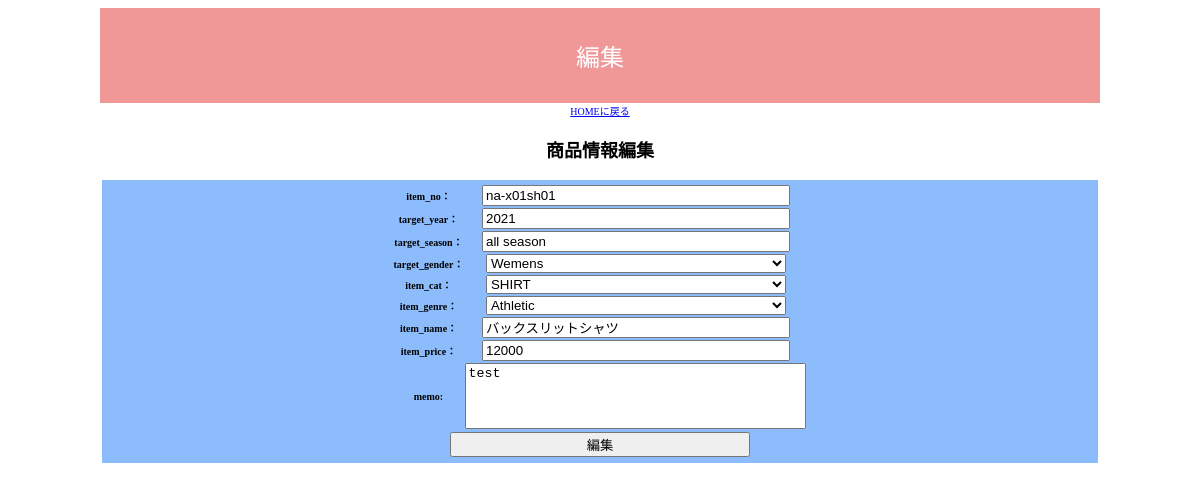
The app's page /prd_plan_modify.php?id=4 with its own data.
### tables this page shows
CREATE TABLE `product` (
  `id` int(11) NOT NULL,
  `item_no` varchar(64) NOT NULL,
  `year` varchar(32) NOT NULL,
  `season` varchar(32) NOT NULL,
  `genre` varchar(32) NOT NULL,
  `gender` varchar(64) NOT NULL,
  `category` varchar(64) NOT NULL,
  `item_name` varchar(128) NOT NULL,
  `item_price` int(11) NOT NULL,
  `memo` text NOT NULL,
  `created_date` datetime NOT NULL,
  `update_data` datetime NOT NULL
);

### prd_plan_modify.php (the view, shortened to what this page needs)
<?php
$pdo = db_conn();
$id = $_GET['id'];
$stmt = $pdo->prepare("SELECT * FROM product WHERE id=:id;");
$stmt->bindValue(':id',$id,PDO::PARAM_INT);
$status = $stmt->execute();
if ($status == false) {
    sql_error($status);
} else {
    $result = $stmt->fetch();
}
?>
<!DOCTYPE html>
<html lang="ja">
<head>
    <link rel="stylesheet" href="./css/prd_plan.css">
</head>
<body>
<header>編集</header>
<a href="./index.php">HOMEに戻る</a>
<div class="prd_reg">
    <h3>商品情報編集</h3>
    <form method="POST" action="./php/modify_item.php">
        <div>
            <fieldset>
                <table>
                <label><tr><th>item_no：</th><td><input type="text" name="item_no" value="<?= $result['item_no'] ?>"></td></tr></label>
                <label><tr><th>target_year：</th><td><input type="text" name="year" value="<?= $result['year'] ?>"></td></tr></label>
                <label><tr><th>target_season：</th><td><input type="text" name="season" value="<?= $result['season'] ?>"></td></tr></label>
                <label><tr><th>target_gender：</th>
                    <td>
                        <select name="gender">
                            <option value="wemens"<?php if ( $result['gender'] === 'wemens' ) { echo ' selected'; } ?>>Wemens</option>
                        </select>
                    </td></tr></label>
                <label><tr><th>item_cat：</th>
                    <td>
                        <select name="itemcat">
                            <option value="shirt"<?php if ( $result['category'] === 'shirt' ) { echo ' selected'; } ?>>SHIRT</option>
                        </select>
                        </td></tr></label>
                <label><tr><th>item_genre：</th>
                    <td>
                    <select name="itemgenre">
                            <option value="athletic"<?php if ( $result['genre'] === 'athletic' ) { echo ' selected'; } ?>>Athletic</option>
                        </select>
                    </td></tr></label>
                <label><tr><th>item_name：</th><td><input type="text" name="itemname" value="<?= $result['item_name'] ?>"></td></tr></label>
                <label><tr><th>item_price：</th><td><input type="text" name="price" value="<?= $result['item_price'] ?>"></td></tr></label>
                <label><tr><th>memo:</th><td><textArea name="memo" rows="4" cols="40"><?= $result['memo'] ?></textArea></td></tr></label>
                </table>
                <input type="submit" value="編集">
            </fieldset>
        </div>
    </form>
</div>

### css/prd_plan.css (style rules this page uses)
html { top: 0; font-size: 62.5%; }
body { width: 1000px; text-align: center; margin-left: auto; margin-right: auto; }
header { background-color:#f09898; font-size: 2.4rem; padding: 30px; color: #ffffff; }
h3 { font-size: 1.8rem; }
fieldset { border: none; background-color: #8cbcfc; }
table { border-collapse: collapse; margin: auto; }
input { width: 300px; }
select { width: 300px; }
textarea { resize: none; }

### records on screen
product: item_no "na-x01sh01", year "2021", season "all season", gender "Wemens", itemcat "SHIRT", itemgenre "Athletic", itemname "バックスリットシャツ", price "12000", memo "test"
